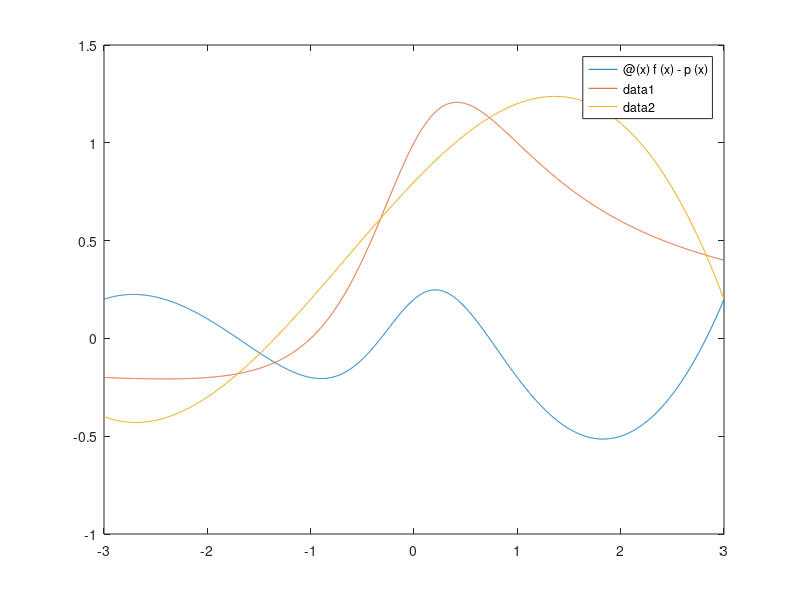

Reproduce this figure in MATLAB.
format long

f = @(x) (x+1)/(x^2+1);
E = [-3 -1 0 1 3];

A = zeros(5,5);
for i = 1:5
  for j = 1:4
    A(i,j)=E(i)^(j-1);
  end
  A(i,5)=(-1)^i;
end
A;

y = zeros(5,1);
for i=1:5
  y(i)=f(E(i));
end
y;


koef = linsolve(A,y)

p = @(x) koef(1) + koef(2)*x + koef(3)*x^2 + koef(4)*x^3;
r = @(x) f(x) - p(x);

%graf residuala
fplot(r, [-3 3])
hold on
fplot(f, [-3 3])
hold on
fplot(p, [-3 3])
hold off

res = zeros(5,1);
for i=1:5
  res(i) = r(E(i));
end
res

r1 = @(x) -abs(r(x));


a = fminbnd(r1, 0, 3)
b = fminbnd(r1, -3, 0)